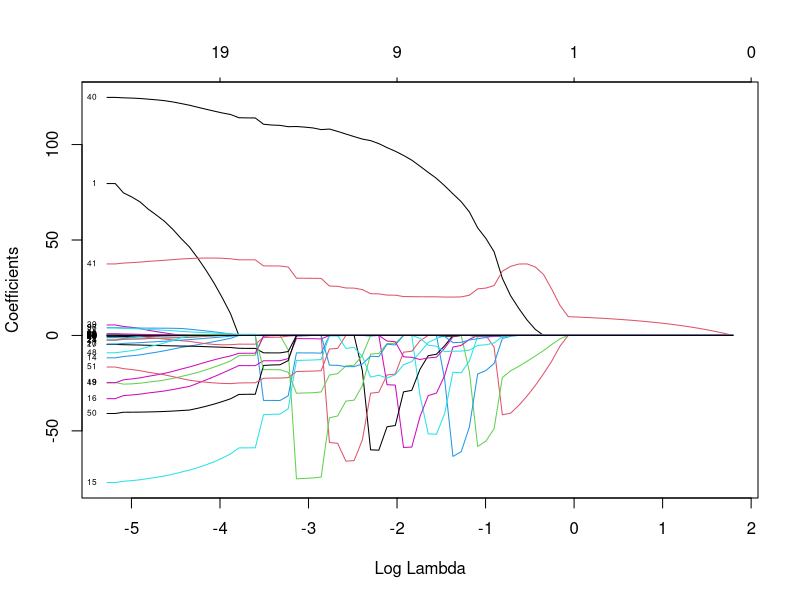
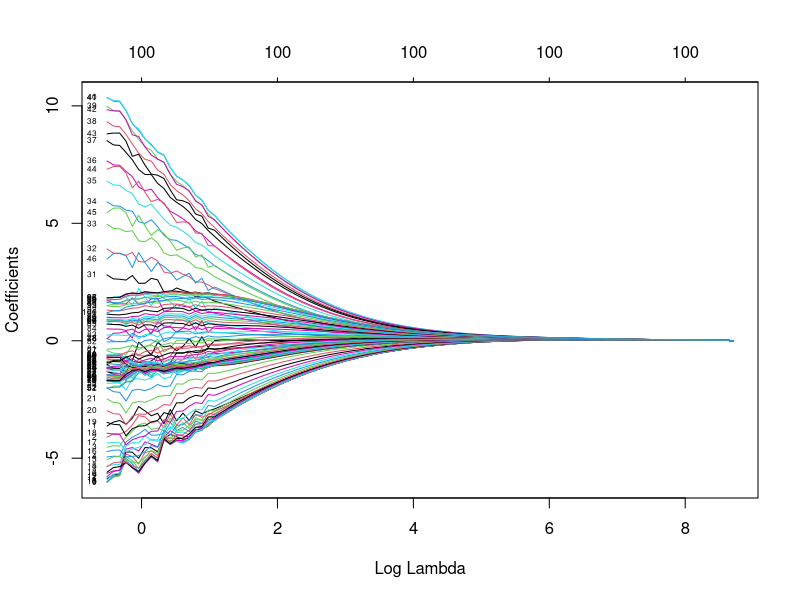

Source code (R) for these figures, in order:
#-------------------------- Assignment 1 --------------------------#

# Reading Data

data <- read.csv("Labs/Lab02/tecator.csv")

# Splitting Data into test and train data (50/50)

n=dim(data)[1]
set.seed(12345) 
id=sample(1:n, floor(n*0.5)) 
train=data[id,] 
test=data[-id,]

# Task 1 (Fitting the linear regression model) 

train <- train[c(-1,-103,-104)]
test <- test[c(-1,-103,-104)]

lrm <- lm(Fat ~., data = train)

summary(lrm)

train_error <- mean((train$Fat - predict(lrm))^2)
train_error
test_error<- mean((test$Fat - predict(lrm,test))^2)
test_error #big number

# Task 2

# Cost function from towards data science 

# Task 3
library(glmnet)

X <- train[,-101]
Y <- data.frame(train[,101])

lasso <- glmnet(as.matrix(X),as.matrix(Y),alpha=1, family="gaussian") # alpha 1 for lasso

summary(lasso)

plot(lasso,xvar="lambda",label=TRUE) #understand the plot/make a better plot

# Task 4

ridge <- glmnet(as.matrix(X),as.matrix(Y),alpha=0,family="gaussian") # alpha 0 for ridge

plot(ridge,xvar="lambda",label=TRUE) #understand the plot/make a better plot

# Task 5


